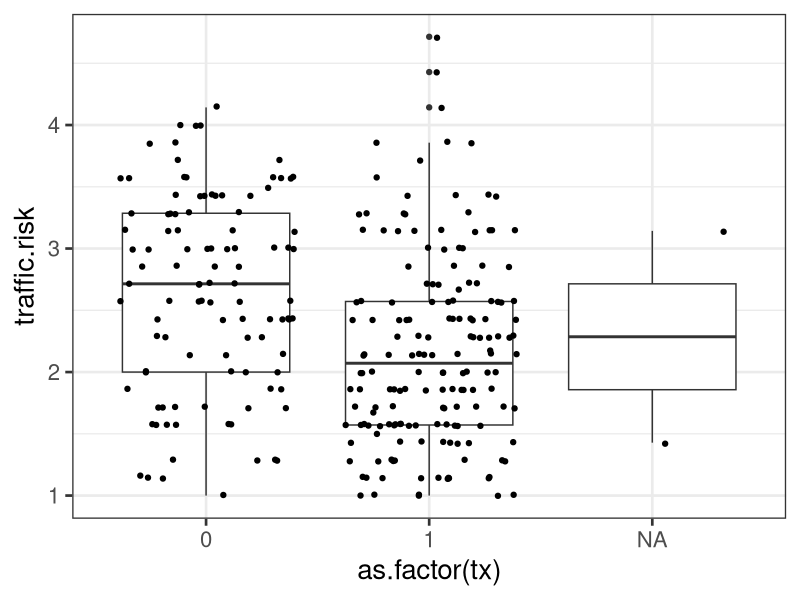

Here is the R script that generated this plot: (Note: this script raises an error after producing the figure.)
## ---- chunk 1
library(tidyverse)
library(knitr)
library(ggpubr)
# function to display only part of the output
# the default output hook
hook_output <- knit_hooks$get('output')
knit_hooks$set(output = function(x, options) {
  if (!is.null(n <- options$out.lines)) {
    n <- as.numeric(n)
    x <- unlist(stringr::str_split(x, "\n"))
    nx <- length(x) 
    x <- x[pmin(n,nx)]
    if(min(n) > 1)  
      x <- c(paste(options$comment, "[...]"), x)
    if(max(n) < nx) 
      x <- c(x, paste(options$comment, "[...]"))
    x <- paste(c(x, "\n"), collapse = "\n")
  }
  hook_output(x, options)
    }
  )
## ---- chunk 2
library(here)
traffic = read.csv(here("data/traffic.csv"))
## ---- chunk 3
glimpse(traffic)
psych::describe(traffic, fast = T)
## ---- chunk 4
traffic %>%
  ggplot() +
  aes(x = as.factor(tx), y = traffic.risk) +
  geom_boxplot() + geom_jitter() +
  theme_bw(base_size = 20)
## ---- chunk 5

## ---- chunk 6

## ---- chunk 7

## ---- chunk 8

## ---- chunk 9
summary(mod.1)
## ---- chunk 10
psych::describeBy(traffic$traffic.risk, 
                  group = traffic$tx)
## ---- chunk 11
ggplot(traffic %>% filter(!is.na(tx))) +
  aes(x = as.factor(tx), y = traffic.risk) +
  stat_summary(geom="bar", fun=mean, aes(fill = as.factor(tx))) + 
  geom_point(alpha = .2) + 
  stat_summary(geom="errorbar", fun.data=mean_cl_normal, 
                 fun.args=list(conf.int=0.95), width = .5)+
  ylim(0,5)+
  guides(fill = F) +
  theme_bw(base_size = 20)
## ---- chunk 12
ggplot(traffic, aes(x=tx, y=traffic.risk)) +
    geom_point() +    
    geom_smooth(method=lm)  +  
  xlim(-.5, 1.5)+
  ylim(0,5)+
theme_bw(base_size = 20)
    
## ---- chunk 13
summary(mod.1)
## ---- chunk 14
t.test(traffic.risk ~ tx, data = traffic, var.equal = T)
## ---- chunk 15
library(here)
expertise = read.csv(here("data/expertise.csv"))
cor.test(expertise$self_perceived_knowledge, expertise$overclaiming_proportion, use = "pairwise")
## ---- chunk 16
mod.2 = lm(overclaiming_proportion ~ self_perceived_knowledge, data = expertise)
## ---- chunk 17
summary(mod.2)
## ---- chunk 18
mod.3 = lm(self_perceived_knowledge ~ overclaiming_proportion, data = expertise)
## ---- chunk 19
summary(mod.3)
## ---- chunk 20
mod.1 <- lm(traffic.risk ~ tx, data = traffic)
summary(mod.1)
## ---- chunk 21
twogroup_fun = function(nrep = 100, b0 = 6, b1 = -2, sigma = 1) {
     ngroup = 2
     group = rep( c("group1", "group2"), each = nrep)
     eps = rnorm(ngroup*nrep, 0, sigma)
     traffic = b0 + b1*(group == "group2") + eps
     growthfit = lm(traffic ~ group)
     growthfit
}


twogroup_fun2 = function(nrep = 100, b0 = 6, b1 = -2, sigma = 2) {
     ngroup = 2
     group = rep( c("group1", "group2"), each = nrep)
     eps = rnorm(ngroup*nrep, 0, sigma)
     traffic = b0 + b1*(group == "group2") + eps
     growthfit = lm(traffic ~ group)
     growthfit
}

set.seed(16)
library(broom)
lm1 <- augment(twogroup_fun())

set.seed(16)
lm2 <- augment(twogroup_fun2())

plot1<- ggplot(lm1) +
  aes(x = group, y = traffic) +
  geom_boxplot() + geom_jitter() + ylim(-1, 11)+ theme_bw(base_size = 20)

plot2<- ggplot(lm2) +
  aes(x = group, y = traffic) +
  geom_boxplot() + geom_jitter() + ylim(-1, 11)+ theme_bw(base_size = 20)


library(gridExtra)
 grid.arrange(plot1, plot2, ncol=2)
## ---- chunk 22
traffic[3, ]
## ---- chunk 23
mod.1

new.df = data.frame(
  tx = c(0,1)
)

predict(mod.1, newdata = new.df)
## ---- chunk 24
predict(mod.1, 
        newdata = new.df, 
        interval = "confidence")
## ---- chunk 25
predict(mod.1, 
        newdata = new.df, 
        interval = "prediction")
## ---- chunk 26
ci_est = predict(mod.1, 
        newdata = new.df, 
        interval = "confidence") %>%
  as.data.frame() %>%
  mutate(tx = c(0,1),
         interval = "confidence")

pred_est = predict(mod.1, 
        newdata = new.df, 
        interval = "prediction") %>%
  as.data.frame() %>%
  mutate(tx = c(0,1),
         interval = "prediction")

full_join(ci_est, pred_est) %>%
  ggplot(aes(x = tx, y = fit)) +
  geom_errorbar(aes(ymin = lwr, ymax = upr, color = interval)) +
  geom_point() +
  scale_x_continuous("tx", breaks = c(0,1)) +
  scale_y_continuous(expression(hat(Y))) +
  theme_pubr()
## ---- chunk 27
set.seed(0214)
traffic$new_tx = sample(c("1","2","3"), size = nrow(traffic), replace = T)

a.2 = aov(traffic.risk ~ new_tx, data = traffic)
summary(a.2)
